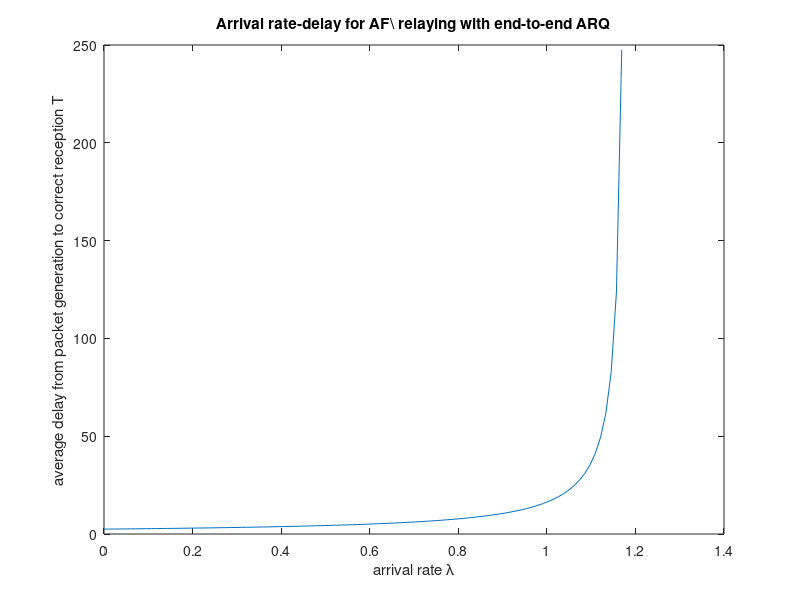

Write MATLAB code to recreate this figure.
lambda = linspace(0, 2*0.9.^5, 100);
T = (5*0.9.^5)./(2*0.9.^5 - lambda);
plot(lambda, T);
xlabel('arrival rate \lambda');
ylabel('average delay from packet generation to correct reception T');
title('Arrival rate-delay for AF\ relaying with end-to-end ARQ');